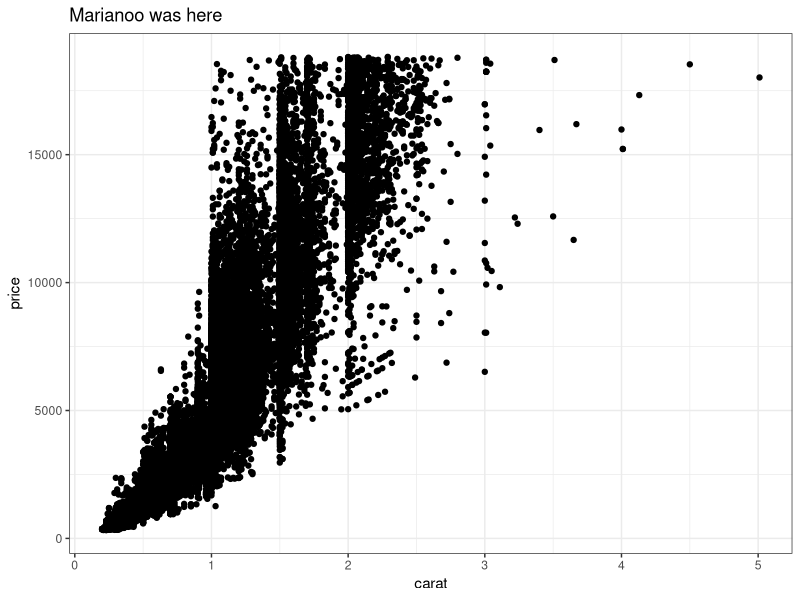
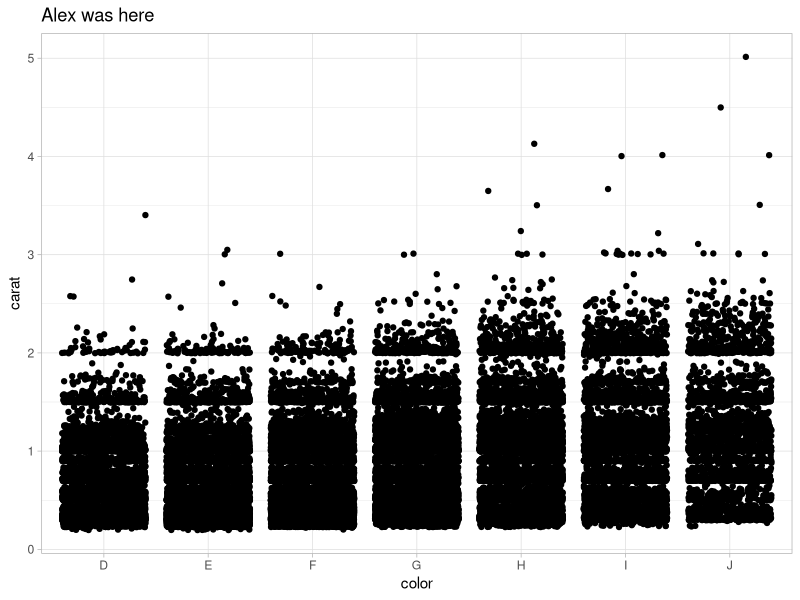

Write R code to recreate these figures, in order. (Note: this script raises an error after producing the figures.)
## ---- chunk 1
knitr::opts_chunk$set(echo = TRUE)
library(tidyverse)
## ---- chunk 2
# Partner 1: 
# Run the code below to see the original graph
# Change the code below to make the point color change based on 'cut', and update the theme to theme_bw(). Update the title to include your first name. 

ggplot(data = diamonds, aes(x = carat, y = price)) +
  geom_point()+
  theme_bw()+
  labs(title = "Marianoo was here")
## ---- chunk 3
# Partner 2: 
# Run the code below to see the original graph
# Change the code below to make the geom a geom_jitter, and update the theme to theme_light. Update the title to include your first name. 

ggplot(data = diamonds, aes(x = color, y = carat)) +
  geom_jitter() +
  theme_light() +
  labs(title = "Alex was here")
## ---- chunk 4
#Mariano's changes
ggplot(data = diamonds, aes(x = price, y = carat)) +
  geom_point() +
ae-branch
  theme_bw()

# alex's changes
expensive_diamonds <- diamonds %>% 
  filter(price > 1000)

ggplot(data = diamonds, aes(x = price, y = carat)) +
  geom_point() +
  theme_void()

  theme_dark()
main
## ---- chunk 5
